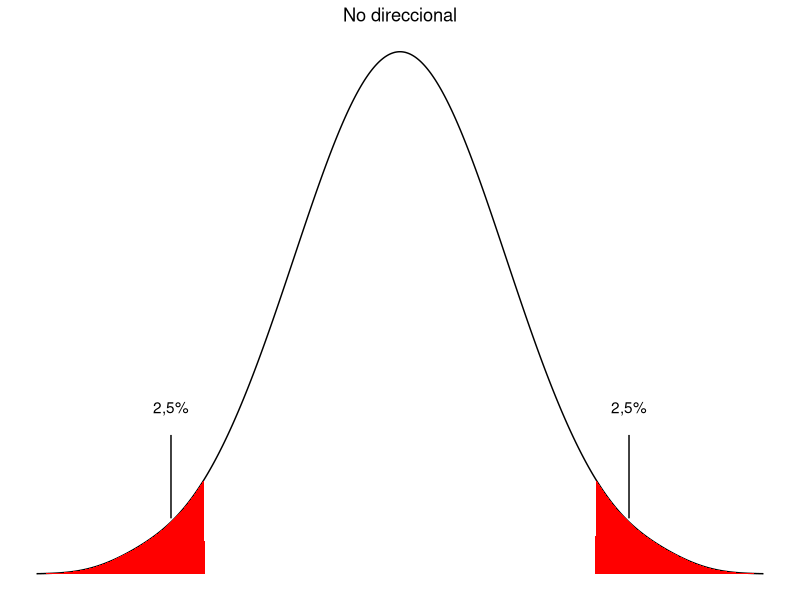
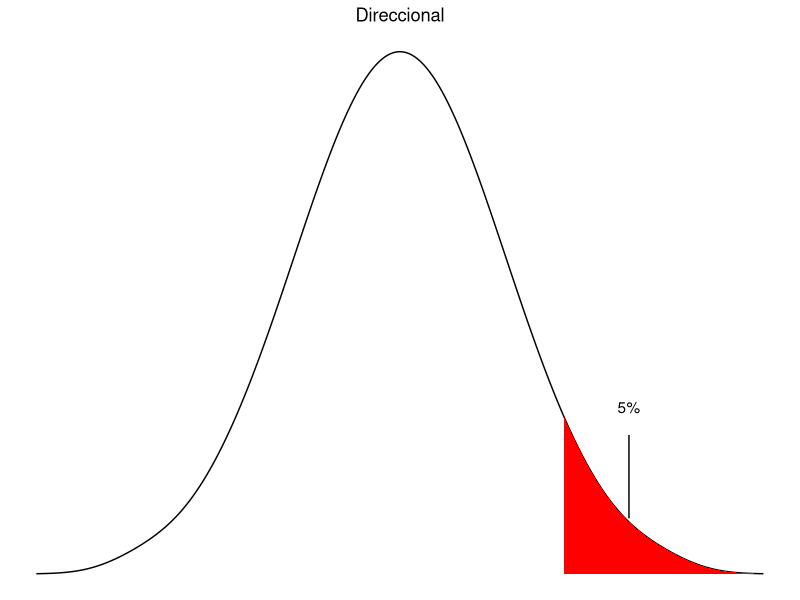

Reproduce these figures in R, in order. (Note: this script raises an error after producing the figures.)
## ---- chunk 1
library(bayestestR)
library(tidyverse)
x1 <- distribution_normal(n = 100, mean = 0, sd = 1)
x1 %>% 
  density() %>%  # Compute density function
  as.data.frame() ->tmp
theme_set(theme_void())
p1 <- 
  tmp %>% 
  ggplot(aes(x=x, y=y)) +
  geom_line()+
  geom_area(position = "identity", 
            data = tmp %>%  
              filter(x >= (sd(x1)*1.96)),
            fill='red')+
  geom_area(position = "identity", 
            data = tmp %>%  
              filter(x <= (-sd(x1)*1.96)),
            fill='red')+
  annotate("segment",x=sd(x1)*-2.3,xend=sd(x1)* -2.3,y=.04,yend=.1)+
  annotate("segment",x=sd(x1)* 2.3,xend=sd(x1)*  2.3,y=.04,yend=.1)+
  annotate("text", x=sd(x1)*-2.3, y=.12,label='2,5%')+
  annotate("text", x=sd(x1)*2.3, y=.12,label='2,5%')+
  ggtitle("No direccional")+
   theme(plot.title = element_text(hjust = 0.5))

p2 <- tmp %>% 
  ggplot(aes(x=x, y=y)) +
  geom_line()+
  geom_area(position = "identity", 
            data = tmp %>%  
              filter(x >= (sd(x1)*1.65)),
            fill='red')+
  
  annotate("segment",x=sd(x1)* 2.3,xend=sd(x1)*  2.3,y=.04,yend=.1)+
  annotate("text", x=sd(x1)*2.3, y=.12,label='5%')+
  ggtitle("Direccional") +
   theme(plot.title = element_text(hjust = 0.5))
  # ylab("")+
  # scale_y_continuous(labels = NULL)+
  # scale_x_continuous(labels = NULL)

multiplot(p1,p2,cols=1)
## ---- chunk 2
.format_dataframe_as_def_list(chapter=6)
